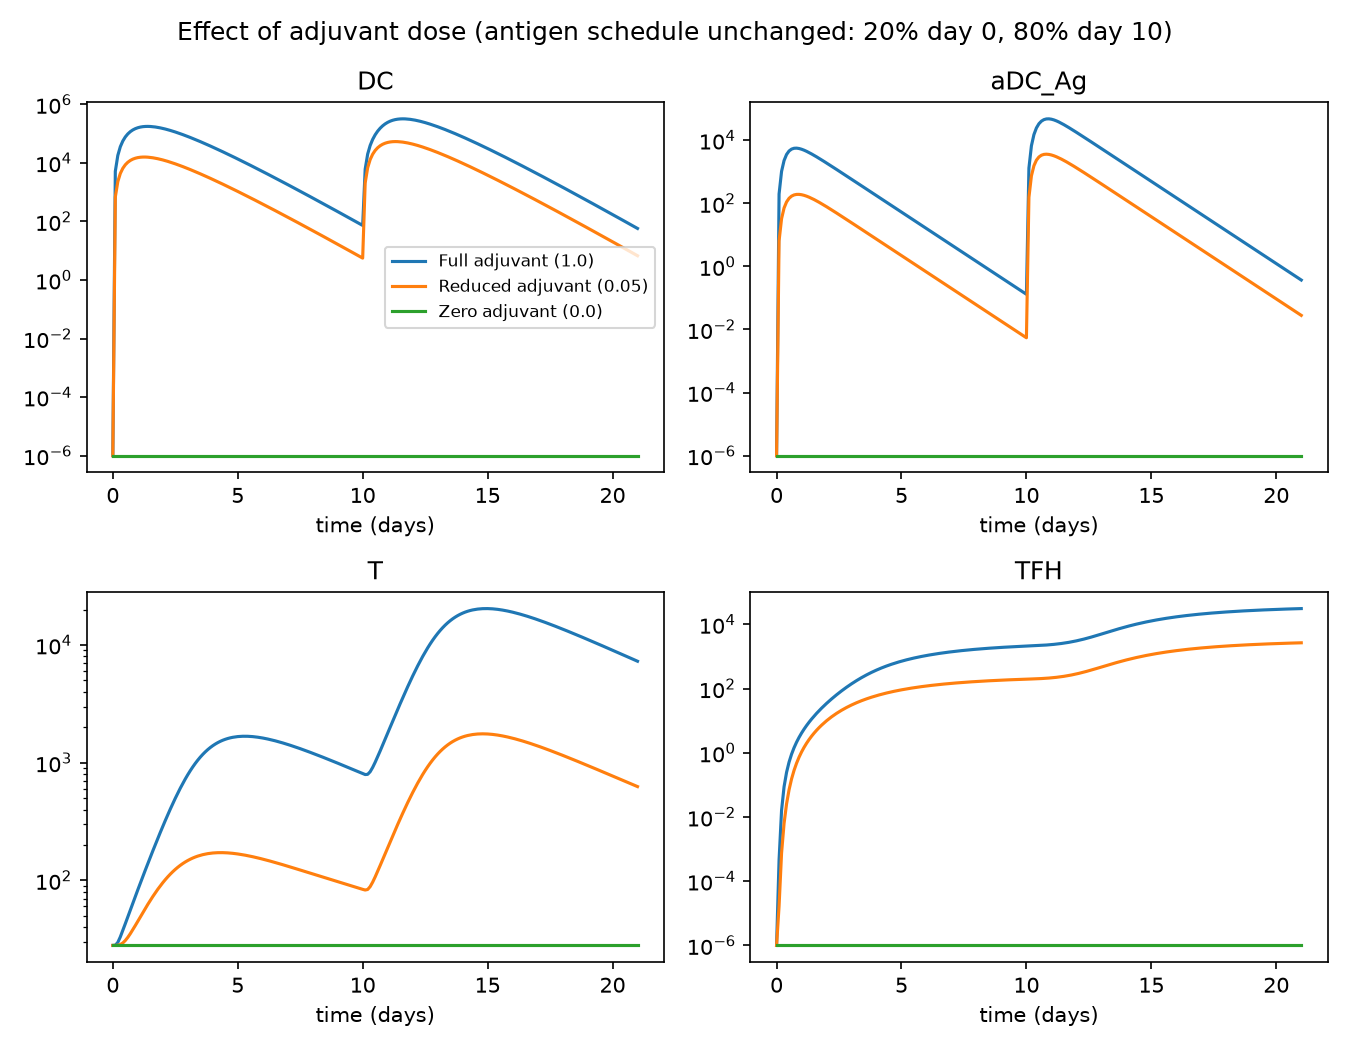

Here is the Python script that generated this plot:
"""Compares full vs. reduced vs. zero adjuvant dosing, same antigen schedule throughout.

Run with:  python adjuvant_comparison.py
Saves:     adjuvant_comparison.png
"""

import numpy as np
import matplotlib
matplotlib.use("Agg")
import matplotlib.pyplot as plt
from pathlib import Path
OUTDIR = Path(__file__).parent

from vaccine_tcell_model.dosing import DoseSchedule
from vaccine_tcell_model.models.integrated import simulate_integrated
from vaccine_tcell_model.parameters import default_integrated_parameters, integrated_default_initial_conditions

params = default_integrated_parameters(K=10.0)
ic = integrated_default_initial_conditions(params)
t_eval = np.linspace(0, 21, 211)

conditions = {
    "Full adjuvant (1.0)": 1.0,
    "Reduced adjuvant (0.05)": 0.05,
    "Zero adjuvant (0.0)": 0.0,
}

results = {}
for label, total_adj in conditions.items():
    schedule = DoseSchedule(
        times=[0, 10],
        antigen_fractions=[0.2, 0.8],
        adjuvant_fractions=[0.2, 0.8],
        total_adjuvant_dose=total_adj,
    )
    results[label] = simulate_integrated(params, ic, schedule, t_end=21.0, t_eval=t_eval)

fig, axes = plt.subplots(2, 2, figsize=(9, 7))
for ax, state in zip(axes.flat, ["DC", "aDC_Ag", "T", "TFH"]):
    for label, result in results.items():
        ax.plot(result.time, result.trajectory(state) + 1e-6, label=label)  # +1e-6 so log-scale zeros still show
    ax.set_title(state)
    ax.set_xlabel("time (days)")
    ax.set_yscale("log")

axes.flat[0].legend(fontsize=8)
fig.suptitle("Effect of adjuvant dose (antigen schedule unchanged: 20% day 0, 80% day 10)")
fig.tight_layout()
fig.savefig(OUTDIR / "adjuvant_comparison.png", dpi=150)
print("Saved adjuvant_comparison.png")

for label, result in results.items():
    print(f"{label:26s} max DC={result.trajectory('DC').max():.3e}  final TFH={result.trajectory('TFH')[-1]:.3e}")
